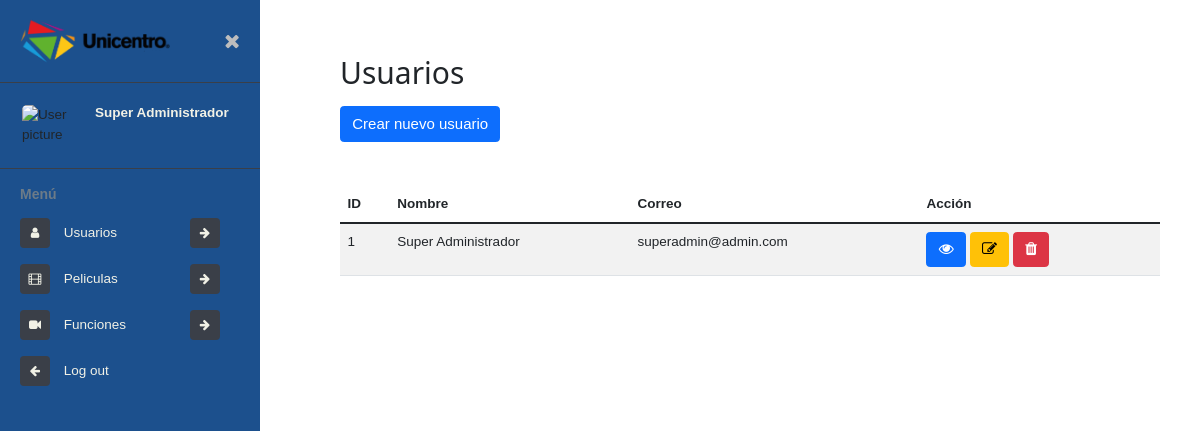
The page /admin/usuarios/ (signed in) on the database its author committed.
### tables this page shows
CREATE TABLE usuario (id INTEGER PRIMARY KEY AUTOINCREMENT NOT NULL, nombres VARCHAR (100) NOT NULL, apellidos VARCHAR (100) NOT NULL, email VARCHAR (100) NOT NULL, clave VARCHAR (255) NOT NULL, fechaNacimiento DATETIME, departamento VARCHAR (100), ciudad VARCHAR (100), direccion VARCHAR (100), telefono VARCHAR (100), estado BOOLEAN DEFAULT (1), fecha DATE DEFAULT (DATE('NOW')), fkRol INT REFERENCES rol (idRol) DEFAULT (1) NOT NULL);

### index.py (the view)
@app.route('/admin/usuarios/')
def adminUsuarios():
    reg = Registro()
    if session.get('user_data'):
        if session.get('user_data')[12] == 3:
            users = Users().view()
            roles = Roles().view()
            return render_template('admin/usuarios/usuarios.html', users=users, roles=roles, form=reg)
    flash("No tiene permiso para ingresar a esta área")
    return redirect('/admin/')

### db/DBConexion.py (called while the page is built)
    def getConn(self) -> list:
        return self.__conn

### db/Roles.py (called while the page is built)
    def view(self, id=None) -> list:
        try:
            query = f"SELECT * FROM rol"
            if(id):
                query += f" WHERE idRol = {escape(id)};"
            return self.conn.execute(query).fetchall()
        except Exception as m:
            return []

### db/Users.py (called while the page is built)
    def view(self, id=None) -> list:
        try:
            query = f"SELECT * FROM usuario"
            if(id):
                query += f" WHERE id = {escape(id)};"
            data = self.conn.execute(query).fetchall()
            if (id and data):
                return data[0]
            return data
        except Exception as m:
            return []

### templates/admin/usuarios/usuarios.html (shortened to what this page needs)
{% extends 'views/admin.html' %}
{% block content %}
<h1 class="h2 my-3">Usuarios</h1>
<button type="button" class="btn btn-primary" data-bs-toggle="modal" data-bs-target="#createUser">
    Crear nuevo usuario
</button>
<table class="mt-5 table table-striped table-inverse table-responsive">
    <thead class="thead-inverse">
        <tr>
            <th>ID</th>
            <th>Nombre</th>
            <th>Correo</th>
            <th>Acción</th>
        </tr>
    </thead>
    <tbody>
        {% for user in users %}
        <tr>
            <td scope="row">{{ user[0] }}</td>
            <td>{{ user[1] +' '+ user[2] }}</td>
            <td>{{ user[3] }}</td>
            <td>
                <a class="btn btn-primary" href="/admin/usuario/{{user[0]}}" role="button">
                    <i class="fa fa-eye" aria-hidden="true"></i>
                </a>
                <button type="button" class="btn btn-warning" data-bs-toggle="modal"
                    data-bs-target="#editUser-{{user[0]}}">
                    <i class="fa fa-edit" aria-hidden="true"></i>
                </button>
                <form id="delete-user-{{ user[0] }}" class="d-inline" action="/admin/usuario/eliminar/{{user[0]}}"
                    method="post">
                    <button type="submit" class="btn btn-danger" onclick="
                            event.preventDefault();
                            if(confirm('Seguro que desea eliminar el usuario {{ user[1] }}')){
                                document.getElementById('delete-user-{{ user[0] }}').submit();
                            }; ">
                        <i class="fa fa-trash" aria-hidden="true"></i>
                    </button>
                </form>
            </td>
        </tr>
        {% endfor %}
    </tbody>
</table>
{% endblock %}

### static/css/w3.css (style rules this page uses)
*,*:before,*:after { box-sizing:inherit }
html { -ms-text-size-adjust:100%;-webkit-text-size-adjust:100% }
body { margin:0 }
a { background-color:transparent }
button,input,select,textarea,optgroup { font:inherit;margin:0 }
button,input { overflow:visible }
button,select { text-transform:none }
button,[type=button],[type=reset],[type=submit] { -webkit-appearance:button }
html,body { font-family:Verdana,sans-serif;font-size:15px;line-height:1.5 }
html { overflow-x:hidden }
h1 { font-size:36px }
h1,h2,h3,h4,h5,h6 { font-family:"Segoe UI",Arial,sans-serif;font-weight:400;margin:10px 0 }
a { color:inherit }

### static/css/admin-menu.css (style rules this page uses)
:root { --primary: #1C508D; --secondary: #39ACFF; --background: #F1F1E6; --hover: #D8A31A; }
body { font-size: 0.9rem; }

### rows shown on the page
usuario: id "1", nombres+apellidos "Super Administrador", email "superadmin@admin.com"

### other values the page prints
{{ session['user_data'][1] + ' '+ session['user_data'][2] }} "Super Administrador"
